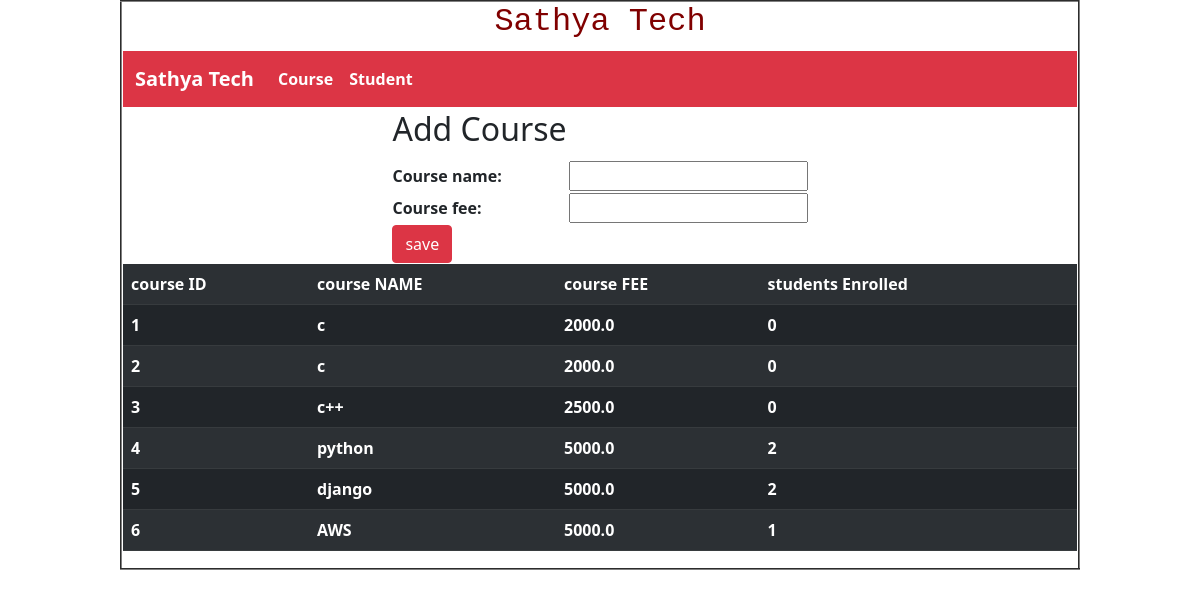
The page / on the database its author committed.
### app20/models.py (models this page shows, shortened)
class courseModel(models.Model):
    course_no = models.AutoField(primary_key=True)
    course_name = models.CharField(max_length=30)
    course_fee = models.FloatField()

### app20/views.py (the view)
# urls.py: path('', views.showIndex,name='main'),
def showIndex(request):
    course = courseForm(request.POST)
    if request.method == "POST":
        course.save()
        return render(request,"index.html",{"c_form":courseForm(),"message":"Course was added"})
    else:
        return render(request,"index.html",{"c_form":courseForm(),"all_courses":courseModel.objects.all()})

### app20/forms.py
class courseForm(forms.ModelForm):
    class Meta:
        fields = "__all__"
        model = courseModel

### templates/index.html (shortened to what this page needs)
{% extends 'common.html' %}
{% block content %}
    <form action="{% url 'main' %}" method="post">
        <table align="center">
            <tr>
                <th>
                    <h2>Add Course</h2>
                </th>
            </tr>
            <tr>
                <th>
                    {{ c_form }}
                </th>
            </tr>
            <tr>
                <th>
                    <button type="submit" class="btn btn-danger">save</button>
                </th>
            </tr>
        </table>
    </form>
    {% if all_courses %}
        <table align="center" class="table table-dark table-striped">
            <tr>
                <th> course ID</th>
                <th> course NAME</th>
                <th> course FEE</th>
                <th> students Enrolled</th>
            </tr>
            {% for course in all_courses %}
                <tr>
                    <th>
                        {{ course.course_no }}
                    </th>
                    <th> {{ course.course_name }}</th>
                    <th> {{ course.course_fee }}</th>
                    <th> {{ course.studentmodel_set.count }}</th>
                </tr>
            {% endfor %}
        </table>
    {% endif %}
{% endblock %}

### templates/common.html (shortened to what this page needs)
<!doctype html>
<html lang="en">
  <head>
    <link href="https://cdn.jsdelivr.net/npm/bootstrap@5.0.2/dist/css/bootstrap.min.css" rel="stylesheet">
  </head>
  <body>
    <table align="center" width="80%" border="2" >
        <tr>
            <th style="text-align: center;font-family: Courier;color: maroon">
                <h2>Sathya Tech</h2>
            </th>
        </tr>
        <tr>
            <th>
                {% block menu %}
                    {% include 'menu.html' %}
                {% endblock %}
            </th>
        </tr>
        <tr>
            <th>
                {% block content %}
                {%  endblock %}
            </th>
        </tr>
    </table>
  </body>
</html>

### templates/menu.html (shortened to what this page needs)
<nav class="navbar navbar-expand-lg navbar-dark bg-danger">
  <div class="container-fluid">
    <a class="navbar-brand" >Sathya Tech</a>
    <div class="collapse navbar-collapse" id="navbarSupportedContent">
      <ul class="navbar-nav me-auto mb-2 mb-lg-0">
        <li class="nav-item">
          <a class="nav-link active" aria-current="page" href="{% url 'main' %}">Course</a>
        </li>
          <li class="nav-item">
          <a class="nav-link active" aria-current="page" href="{% url 'student' %}">Student</a>
        </li>
      </ul>
    </div>
  </div>
</nav>

### rows shown on the page
courseModel: course_no "1", course_name "c", course_fee "2000.0", studentmodel_set.count "0"
courseModel: course_no "2", course_name "c", course_fee "2000.0", studentmodel_set.count "0"
courseModel: course_no "3", course_name "c++", course_fee "2500.0", studentmodel_set.count "0"
courseModel: course_no "4", course_name "python", course_fee "5000.0", studentmodel_set.count "2"
courseModel: course_no "5", course_name "django", course_fee "5000.0", studentmodel_set.count "2"
courseModel: course_no "6", course_name "AWS", course_fee "5000.0", studentmodel_set.count "1"
